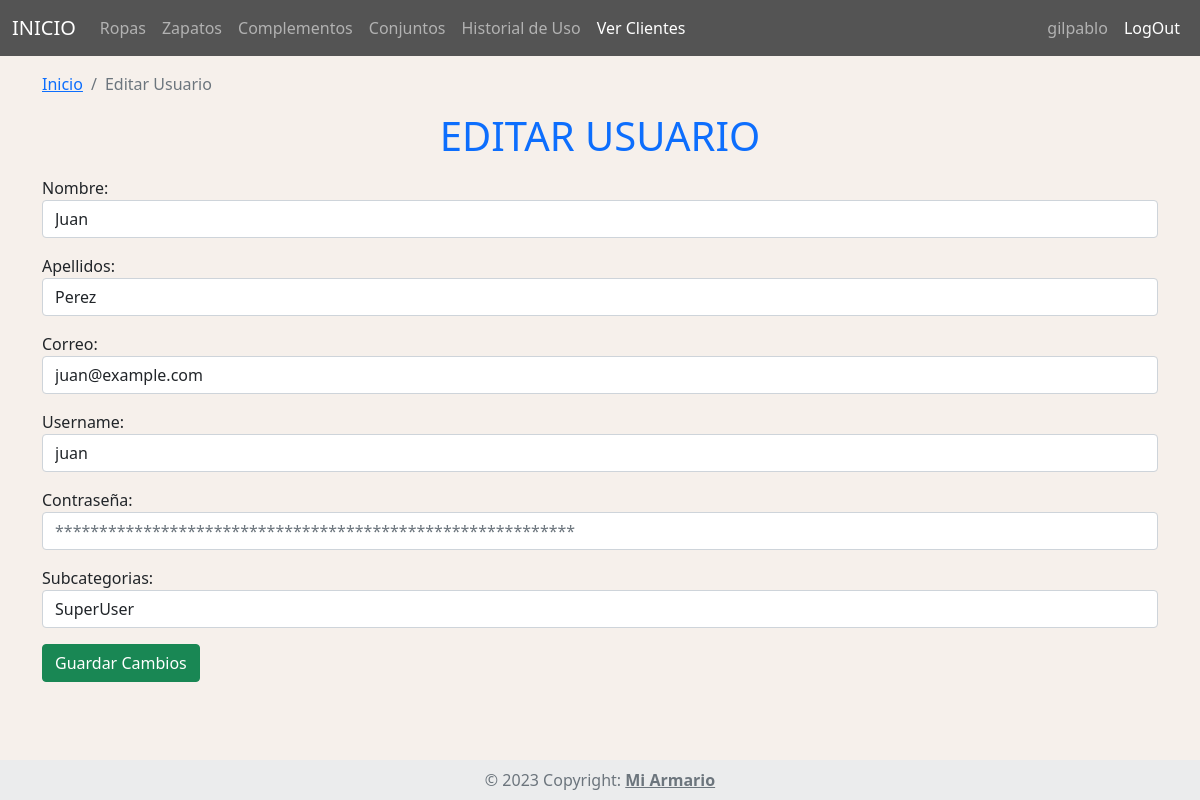
The app's page /miArmario/verCliente/editar_cliente/1 (signed in) with its own data.
### tables this page shows
CREATE TABLE `usuario` (
  `id` int(11) NOT NULL,
  `nombre` varchar(50) NOT NULL,
  `apellidos` varchar(50) NOT NULL,
  `correo` varchar(100) NOT NULL,
  `username` varchar(50) NOT NULL,
  `password` varchar(100) NOT NULL,
  `id_rol` int(11) NOT NULL
);

### miArmario/App/librerias/Core.php (called while the page is built, shortened)
<?php
class Core{
    protected $metodoActual = 'index';
    public function __construct(){
        $url = $this->getUrl();
        if(isset($url[0])){
			if(file_exists('../App/controladores/'.ucwords($url[0]).'.php')){
				unset($url[0]);
			}
		}
		$this->controladorActual = new $this->controladorActual;
        if(isset($url[1])){
            if(method_exists($this->controladorActual,$url[1])){
                $this->metodoActual = $url[1];
                unset($url[1]);
            }
        }
		$this->parametros = $url ? array_values($url) : [];
		call_user_func_array([$this->controladorActual,$this->metodoActual], $this->parametros);
    }
    public function getUrl(){
        if(isset($_GET['url'])){
            $url = ltrim($_GET['url'],'/');
            $url = filter_var($url,FILTER_SANITIZE_URL);
            $url = explode('/',$url);
            return $url;
        }
    }
}

### miArmario/public/index.php (called while the page is built, shortened)
<?php
$iniciar = new Core;

### miArmario/App/librerias/Base.php (called while the page is built, shortened)
<?php
    class Base {
        private $host = DB_HOST;
        private $usuario = DB_USUARIO;
        private $password = DB_PASSWORD;
        private $nombre_base = DB_NOMBRE;
        private $charset = 'utf8mb4';
        private $dbh;
        private $stmt;
        public function __construct(){
            $dsn = "mysql:host=$this->host;dbname=$this->nombre_base;charset=$this->charset";
            $opciones = array(
                PDO::ATTR_PERSISTENT => true,
                PDO::ATTR_ERRMODE => PDO::ERRMODE_EXCEPTION
            );
            try {
                $this->dbh = new PDO($dsn, $this->usuario, $this->password, $opciones);
            } catch (PDOException $e) {
                $this->error = $e->getMessage();
                echo $this->error;
            }
        }
        public function query($sql){
            $this->stmt = $this->dbh->prepare($sql);
        }
        public function bind($parametro,$valor,$tipo = null){
            if (is_null($tipo)) {
                switch (true) {
                    default:
                        $tipo = PDO::PARAM_STR;
                        break;
                }
            }
            $this->stmt->bindValue($parametro,$valor,$tipo);
        }
        public function execute(){
            return $this->stmt->execute();
        }
        public function registros(){
            $this->execute();
            return $this->stmt->fetchAll(PDO::FETCH_OBJ);
        }
        public function registro(){
            $this->execute();
            return $this->stmt->fetch(PDO::FETCH_OBJ);
        }
    }

### miArmario/App/modelos/VerClienteModelo.php (called while the page is built, shortened)
<?php
class VerClienteModelo {
    private $db;
    public function __construct(){
        $this->db = new Base;
    }
    public function cliente($id){
        $this->db->query("SELECT * FROM usuario WHERE id = :id;");
        $this->db->bind(':id', $id);
        return $this->db->registro();
    }
    public function getRolCliente($id){
        $this->db->query("SELECT R.* FROM rol R, usuario U WHERE R.id = U.id_rol AND U.id = :id;");
        $this->db->bind(':id', $id);
        return $this->db->registro();
    }
    public function getRoles(){
        $this->db->query("SELECT * FROM rol;");
        return $this->db->registros();
    }
}

### miArmario/App/vistas/verClientes/editCliente.php (the view)
<?php require_once RUTA_APP.'/vistas/inc/header.php' ?>
<?php
    $user = $datos["cliente"]
?>
<div class="container">
    <nav aria-label="breadcrumb">
        <ol class="breadcrumb">
            <li class="breadcrumb-item"><a href="<?php echo RUTA_URL ?>">Inicio</a></li>
            <li class="breadcrumb-item active" aria-current="page">Editar Usuario</li>
        </ol>
    </nav>
    <div class="row">
        <div class="col-12">
            <h1 class="mb-3 text-primary text-center">EDITAR USUARIO</h1>
        </div>
        <form action="" method="post">
            <div class="form-group mb-3">
                <label for="nombre">Nombre:</label>
                <input type="text" class="form-control" id="nombre" name="nombre" value="<?php echo $user->nombre ?>">
            </div>
            <div class="form-group mb-3">
                <label for="apellidos">Apellidos:</label>
                <input type="text" class="form-control" id="apellidos" name="apellidos" value="<?php echo $user->apellidos ?>">
            </div>
            <div class="form-group mb-3">
                <label for="correo">Correo:</label>
                <input type="text" class="form-control" id="correo" name="correo" value="<?php echo $user->correo ?>">
            </div>
            <div class="form-group mb-3">
                <label for="username">Username:</label>
                <input type="text" class="form-control" id="username" name="username" value="<?php echo $user->username ?>">
            </div>
            <div class="form-group mb-3">
                <label for="contra">Contraseña:</label>
                <input type="password" class="form-control" id="contra" name="contra" placeholder="***********************************************************">
            </div>
            <div class="form-group mb-3">
                <label for="rol">Subcategorias:</label>
                <select name="rol" id="rol" class="form-control">
                    <?php foreach ($datos['roles'] as $roles) : ?>
                        <?php if ($roles->id == $datos['rolCliente']->id) : ?>
                            <option value="<?php echo $roles->id ?>" selected><?php echo $roles->nombre ?></option>
                        <?php else : ?>
                            <option value="<?php echo $roles->id ?>"><?php echo $roles->nombre ?></option>
                        <?php endif ?>
                    <?php endforeach ?>
                </select>
            </div>
            <button type="submit" class="btn btn-success">Guardar Cambios</button>
        </form>
    </div>
</div>
<?php require_once RUTA_APP.'/vistas/inc/footer.php' ?>

### miArmario/public/css/estilos.css (style rules this page uses)
body { background-repeat: no-repeat; background-size: cover; }

### records on screen
usuario: nombre "Juan", apellidos "Perez", correo "juan@example.com", username "juan"

### other values on screen
$datos['usuarioSesion']->username "gilpablo"
form field rol "SuperUser"
